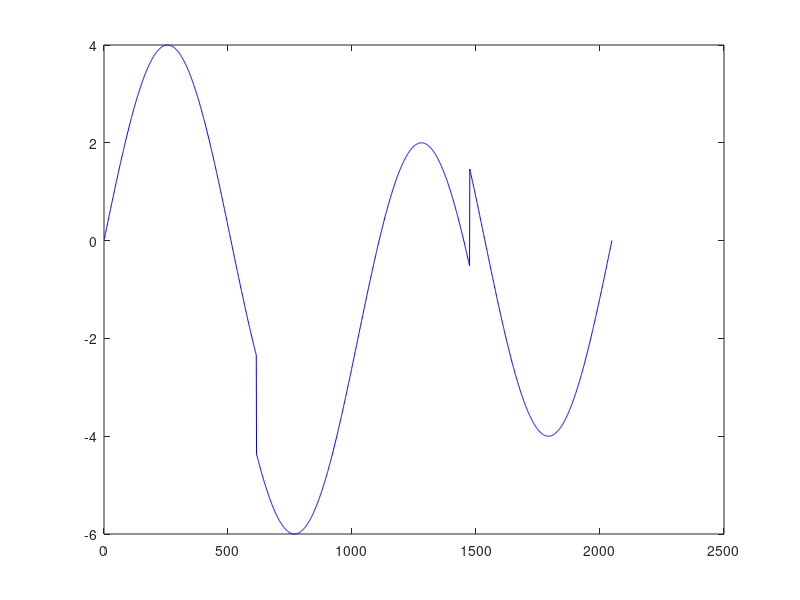
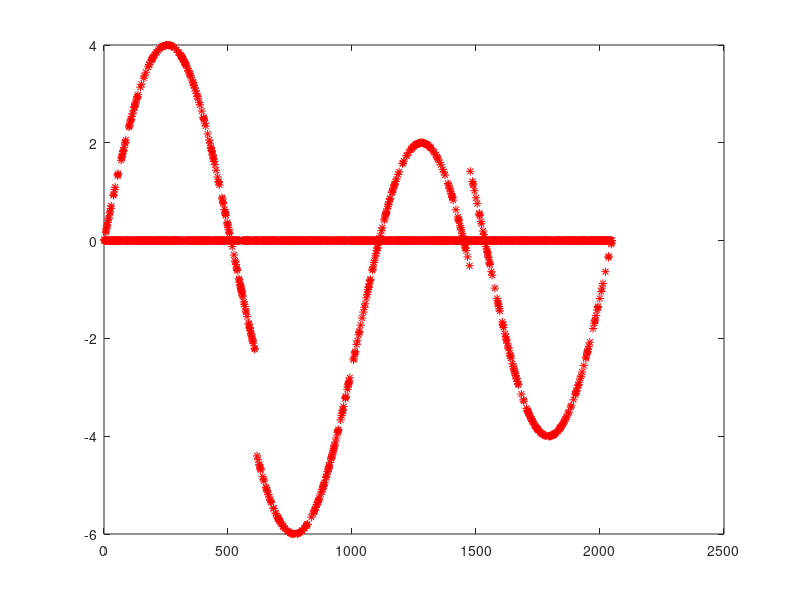
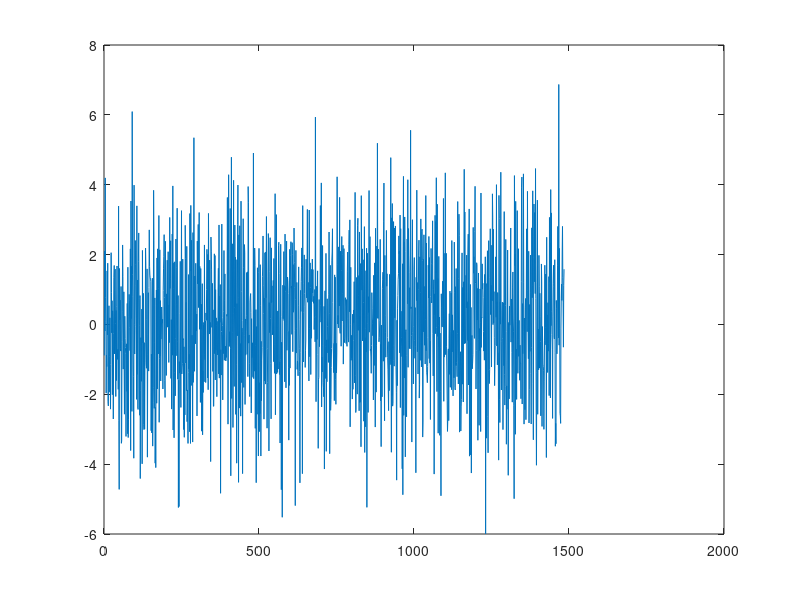

Write the MATLAB code that produced these figures, in order. (Note: this script raises an error after producing the figures.)
clear all
close all
clc

%% Load a sample signal %%
load('HeaviSine_2048.mat');
x=HeaviSine';
n=length(x)


figure(1)
plot(x,'b')


%% Creat a Sparse signal
for k=1:length(x)
    flag=rand(1);
    if flag>0.3
        x(k)=0;
    end
end
figure(2)
plot(x,'r*')
hold on


%% Calculate the Sparsity and the sample size
K=length(find(abs(x)>0.0001))
c=2
m=ceil(c*K*log(n/K))


%% Create the sampling matrix Phi
Phi=sqrt(1/m)*randn(m,n);

SD=0.1;
omega=SD*randn(m,1);
y=Phi*x+omega;
figure(3)
plot(y)

% %% Solve the l1 minimization problem to recover x from y
% cvx_begin
% cvx_solver gurobi
% variable x_rec(2048)
% minimize (norm(x_rec,1))
% subject to
% norm(Phi*x_rec-y) <= 1*sqrt(m)*SD 
% cvx_end
% figure(2)
% plot(x_rec,'gO')


%% Solve the unconstrained l1-LS problem to recover x from y
mu=0.000001; %0.000001  0.00001   0.0001    0.001
cvx_begin
cvx_solver gurobi
variable x_rec_2(2048)
minimize (0.5*x_rec_2'*Phi'*Phi*x_rec_2-y'*Phi*x_rec_2+0.5*y'*y+mu*norm(x_rec_2,1))
cvx_end

figure(2)
plot(x_rec_2,'gO')





